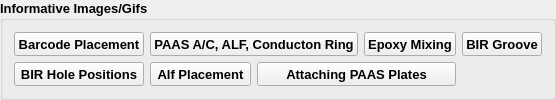
                 <widget class="QGroupBox" name="groupBox_12">
                  <property name="palette">
                   <palette>
                    <active/>
                    <inactive/>
                    <disabled/>
                   </palette>
                  </property>
                  <property name="font">
                   <font>
                    <family>Arial</family>
                    <pointsize>10</pointsize>
                    <weight>75</weight>
                    <bold>true</bold>
                   </font>
                  </property>
                  <property name="title">
                   <string>Informative Images/Gifs</string>
                  </property>
                  <layout class="QGridLayout" name="gridLayout_9">
                   <item row="0" column="0">
                    <widget class="QPushButton" name="barcode">
                     <property name="sizePolicy">
                      <sizepolicy hsizetype="Preferred" vsizetype="Preferred">
                       <horstretch>0</horstretch>
                       <verstretch>0</verstretch>
                      </sizepolicy>
                     </property>
                     <property name="palette">
                      <palette>
                       <active/>
                       <inactive/>
                       <disabled/>
                      </palette>
                     </property>
                     <property name="text">
                      <string>Barcode Placement</string>
                     </property>
                    </widget>
                   </item>
                   <item row="0" column="1" colspan="2">
                    <widget class="QPushButton" name="picone1">
                     <property name="sizePolicy">
                      <sizepolicy hsizetype="Preferred" vsizetype="Preferred">
                       <horstretch>0</horstretch>
                       <verstretch>0</verstretch>
                      </sizepolicy>
                     </property>
                     <property name="palette">
                      <palette>
                       <active/>
                       <inactive/>
                       <disabled/>
                      </palette>
                     </property>
                     <property name="text">
                      <string>PAAS A/C, ALF, Conducton Ring</string>
                     </property>
                    </widget>
                   </item>
                   <item row="0" column="3">
                    <widget class="QPushButton" name="picone2">
                     <property name="sizePolicy">
                      <sizepolicy hsizetype="Preferred" vsizetype="Preferred">
                       <horstretch>0</horstretch>
                       <verstretch>0</verstretch>
                      </sizepolicy>
                     </property>
                     <property name="palette">
                      <palette>
                       <active/>
                       <inactive/>
                       <disabled/>
                      </palette>
                     </property>
                     <property name="text">
                      <string>Epoxy Mixing</string>
                     </property>
                    </widget>
                   </item>
                   <item row="0" column="4">
                    <widget class="QPushButton" name="picone3">
                     <property name="sizePolicy">
                      <sizepolicy hsizetype="Preferred" vsizetype="Preferred">
                       <horstretch>0</horstretch>
                       <verstretch>0</verstretch>
                      </sizepolicy>
                     </property>
                     <property name="palette">
                      <palette>
                       <active/>
                       <inactive/>
                       <disabled/>
                      </palette>
                     </property>
                     <property name="text">
                      <string>BIR Groove</string>
                     </property>
                    </widget>
                   </item>
                   <item row="1" column="0">
                    <widget class="QPushButton" name="picone4">
                     <property name="sizePolicy">
                      <sizepolicy hsizetype="Preferred" vsizetype="Preferred">
                       <horstretch>0</horstretch>
                       <verstretch>0</verstretch>
                      </sizepolicy>
                     </property>
                     <property name="palette">
                      <palette>
                       <active/>
                       <inactive/>
                       <disabled/>
                      </palette>
                     </property>
                     <property name="text">
                      <string>BIR Hole Positions</string>
                     </property>
                    </widget>
                   </item>
                   <item row="1" column="1">
                    <widget class="QPushButton" name="picone5">
                     <property name="sizePolicy">
                      <sizepolicy hsizetype="Preferred" vsizetype="Preferred">
                       <horstretch>0</horstretch>
                       <verstretch>0</verstretch>
                      </sizepolicy>
                     </property>
                     <property name="palette">
                      <palette>
                       <active/>
                       <inactive/>
                       <disabled/>
                      </palette>
                     </property>
                     <property name="text">
                      <string>Alf Placement</string>
                     </property>
                    </widget>
                   </item>
                   <item row="1" column="2" colspan="2">
                    <widget class="QPushButton" name="paas_attach">
                     <property name="sizePolicy">
                      <sizepolicy hsizetype="Preferred" vsizetype="Preferred">
                       <horstretch>0</horstretch>
                       <verstretch>0</verstretch>
                      </sizepolicy>
                     </property>
                     <property name="palette">
                      <palette>
                       <active/>
                       <inactive/>
                       <disabled/>
                      </palette>
                     </property>
                     <property name="text">
                      <string>Attaching PAAS Plates</string>
                     </property>
                    </widget>
                   </item>
                  </layout>
                 </widget>
